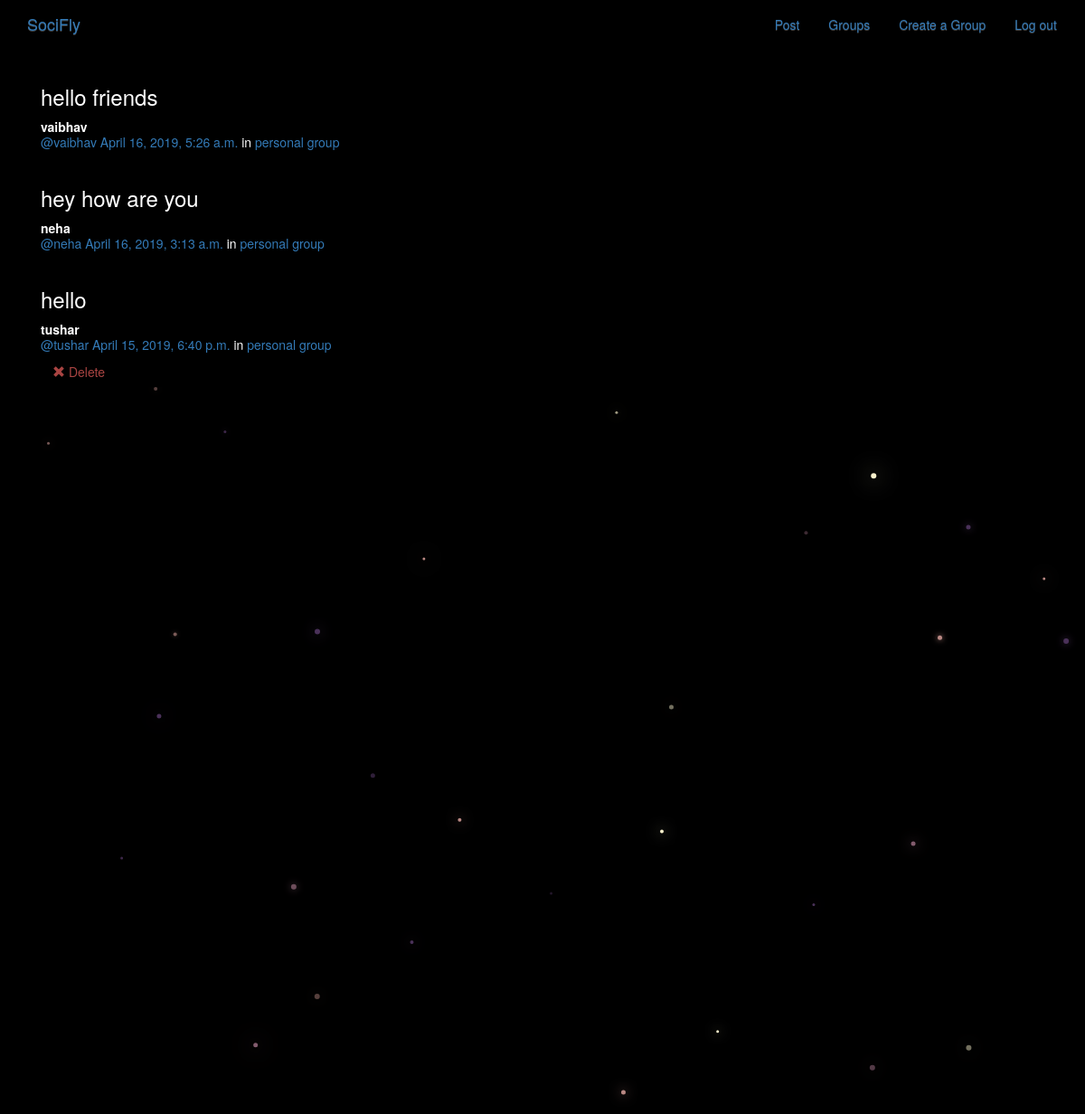
Screenshot of /posts/ (signed in) with the database file from the repository.
### posts/models.py (models this page shows, shortened)
class Post(models.Model):
    user = models.ForeignKey(User, related_name="posts",on_delete=models.PROTECT)
    created_at = models.DateTimeField(auto_now=True)
    message = models.TextField()
    message_html = models.TextField(editable=False) #so that people cant edit the html feild
    group = models.ForeignKey(Group, related_name="posts",null=True, blank=True,on_delete=models.PROTECT)
    class Meta:
        ordering = ["-created_at"]  #- sign to dat we can see in decending order
        unique_together = ["user", "message"]

### groups/models.py (models this page shows, shortened)
class Group(models.Model):
    name = models.CharField(max_length=255, unique=True) #name of group
    slug = models.SlugField(allow_unicode=True, unique=True) #group will have a slug
    description = models.TextField(blank=True, default='')  #group ka description
    description_html = models.TextField(editable=False, default='', blank=True) #html version of description
    members = models.ManyToManyField(User,through="GroupMember")
    class Meta:
        ordering = ["name"]

### posts/views.py (the view)
class PostList(SelectRelatedMixin, generic.ListView):  #when u select a person you can see all his posts etc.
    model = models.Post
    select_related = ("user", "group")

### posts/templates/posts/post_list.html (shortened to what this page needs)
{% extends "posts/posts_base.html" %}
{% load humanize %}
{% block post_content %}
<div class="col-md-8">
	{% for post in post_list %}
  {% include "posts/_post.html" %}
	{% endfor %}
</div>
{% endblock %}

### posts/templates/posts/_post.html
<div class="post media">
	<h3>{{ post.message_html|safe }}</h3>
	<div class="media-body">
		<strong>{{ post.user.username }}</strong>
		<h5 class="media-heading">
			<span class="username"><a href="{% url 'posts:for_user' username=post.user.username %}">@{{ post.user.username }}</a></span>
			<time class="time"><a href="{% url 'posts:single' username=post.user.username pk=post.pk %}">{{ post.created_at }}</a></time>
			{% if post.group %}
			<span class="group-name">in <a href="#">{{ post.group.name }}</a></span>
			{% endif %}
		</h5>
		<div class="media-footer">
			{% if user.is_authenticated and post.user == user and not hide_delete %}
				<a href="{% url 'posts:delete' pk=post.pk %}" title="delete" class="btn btn-simple">
					<span class="glyphicon glyphicon-remove text-danger" aria-hidden="true"></span>
					<span class="text-danger icon-label">Delete</span>
				</a>
			{% endif %}
		</div>
	</div>
</div>

### static/simplesocial/css/master.css (style rules this page uses)
body { margin: 0; overflow: hidden; background-color: black; color: white; }

### rows the page displays
Post: message_html "hello friends", user.username "vaibhav", created_at "April 16, 2019, 5:26 a.m.", group.name "personal group"
Post: message_html "hey how are you", user.username "neha", created_at "April 16, 2019, 3:13 a.m.", group.name "personal group"
Post: message_html "hello", user.username "tushar", created_at "April 15, 2019, 6:40 p.m.", group.name "personal group", shows "Delete"
